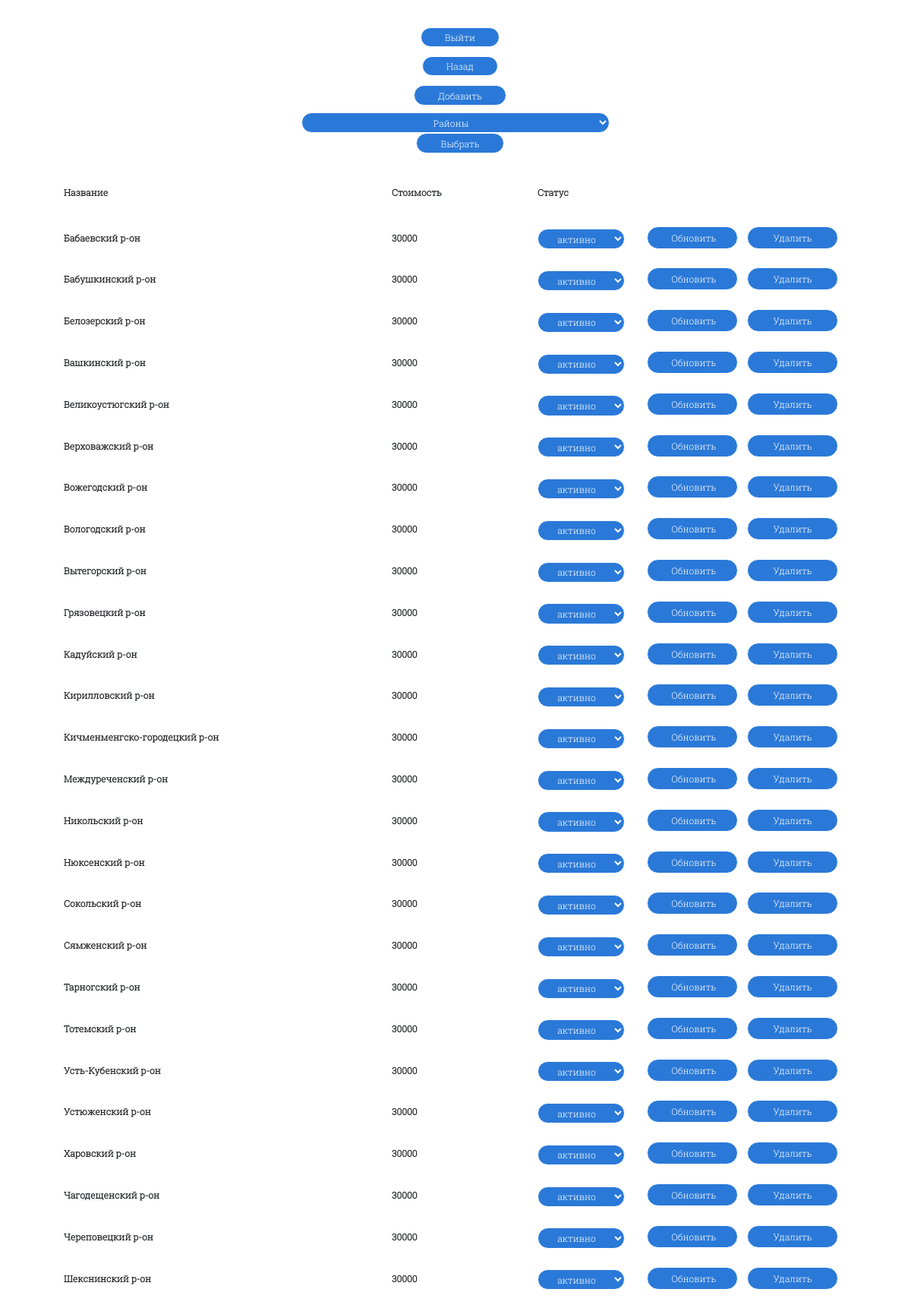
The page /count.php (signed in) on the database its author committed.
### tables this page shows
CREATE TABLE IF NOT EXISTS `area` (
  `id` int NOT NULL AUTO_INCREMENT,
  `name` varchar(100) NOT NULL,
  `value` int NOT NULL,
  `active` varchar(10) NOT NULL DEFAULT 'активно',
  PRIMARY KEY (`id`)
);

### count.php (the view, shortened to what this page needs)
<?php
    include_once 'connect.php';
    $section = $_SESSION['section'];
            ?>
<!DOCTYPE html>
<html lang="ru">
    <head>
        <link href="./bootstrap/bootstrap.min.css" rel="stylesheet">
        <link rel="stylesheet" href="./style.css">
    </head>
    <body class="center_admin">
        <?php
            if(!empty($_SESSION['id'])) {
                ?>
                    <span class="out_admin">
                        <form action="" method="POST">
                            <input class="button_screen_admin_out"  class="text_admin" value="Выйти" name="out" type="submit">
                        </form>
                    </span>
                    <span class="back_admin">
                        <form action="" method="POST">
                            <input class="button_screen_admin_out"  class="text_admin" value="Назад" name="back" type="submit">
                        </form>
                    </span>
                    <span class="back_admin">
                        <a class="button_screen_admin_out" data-bs-toggle="modal" href="#exampleModalToggle" role="button">Добавить</a>
                    </span>
                    <span class="back_admin">
                        <form class="text_admin" method="POST">
                                <span class="back_admin">
                                    <select name="select_option" class="select_admin">
                                        <option selected disabled hidden value="none">
                                            <?php
                                                switch ($_SESSION['section']) {
                                                    case "area":
                                                        echo "Районы";
                                                        break;
                                                }
                                            ?>
                                        </option>
                                    </select>
                                </span>
                                <span class="back_admin">
                                    <input class="button_screen_admin_out"  class="text_admin" value="Выбрать" name="select" type="submit">
                                </span>
                        </form>
                    </span>
                <?php
            }
            if(!isset($_SESSION['id'])) {
                ?>
                    <span class="enter_admin text_admin">Вы не вошли в админ-панель</span>
                    <span class="enter_admin">
                        <form action="" method="POST">
                            <button class="button_screen_admin_enter" name="enter" type="submit">
                                <p class="text_admin">Войти</p>
                            </button>
                        </form>
                    </span>
                <?php
            } else {
        ?>
        <div class="screen_admin none1 none650">
            <p class="text_admin left_block margin_top_bottom">
                <span class=first_table_calculator><?php echo "Название";?></span>
                <span class=second_table_calculator><?php echo "Стоимость";?></span>
                <span class=third_table_calculator><?php echo "Статус";?></span>
            </p>
            <br>
        </div>
        <?php $result = $mysqli-> query("SELECT * FROM `$section`");
            foreach($result as $rows) {?>
                <form class="form_admin" method="POST">
                <div class="screen_admin">
                    <p class="text_admin left_block">
                        <span class="first_table_calculator"><?php echo $rows['name']?></span> <span class="none1150"><br class="none1150"></span>
                        <span class="second_table_calculator"><?php echo $rows['value']?></span> <span class="none1150"><br class="none1150"></span>
                        <span class="third_table_calculator"><?php
                            if($rows['active'] == "активно") {
                                ?><select name="active" class="select_admin">
                                    <option selected disabled hidden value="none">активно</option>
                                </select><?php
                            }?></span>
                        <input class="button_screen_admin"  class="text_admin" value="Обновить" name="change" type="submit">
                        <input class="button_screen_admin"  class="text_admin" value="Удалить" name="delete[<?php echo $rows['id'];?>]" type="submit">
                    </p>
                    <br>
                </div>
                </form>
            <?php
            }
        ?>
    </body>
</html>
<?php
    }
?>

### style.css (style rules this page uses)
* { margin: 0; }
::placeholder { color: #fff; }
@media (min-width: 1150px) { a { text-decoration: none; } }
@media (min-width: 1150px) { .left_block { display: flex; justify-content: left; } }
@media (min-width: 1150px) { .screen_admin { width: 96vw; margin-left: 2vw; } }
@media (min-width: 1150px) { .text_admin { font-weight: 600; font-family: RobotoSlab; font-size: 1vw; } }
@media (min-width: 1150px) { .button_screen_admin { width: 10vw; height: 2.5vw; display: flex; justify-content: center; align-items: center; background-color: #2A79D8; padding: 0.26vw 2.60vw; font-family: RobotoSlab; font-weight: 300; font-size: 1vw; color: #ffffff; border-radius: 1.82vw; border: 0.16vw solid #fff; text-align: center; margin-left: 1vw; } }
@media (min-width: 1150px) { .out_admin { display: flex; align-items: center; flex-direction: column; margin-top: 3vw; } }
@media (min-width: 1150px) { .back_admin { display: flex; align-items: center; flex-direction: column; } }
@media (min-width: 1150px) { .button_screen_admin_out { display: flex; justify-content: center; align-items: center; background-color: #2A79D8; padding: 0.26vw 2.60vw; font-family: RobotoSlab; font-weight: 300; font-size: 1vw; color: #ffffff; border-radius: 1.82vw; border: 0.16vw solid #fff; text-align: center; margin-left: 1vw; margin-bottom: 1vw; } }
@media (min-width: 1150px) { .margin_top_bottom { margin-top: 2vw; margin-bottom: 1vw; } }
@media (min-width: 1150px) { .first_table_calculator { width: 35vw; margin-top: 0.5vw; margin-left: 5vw; margin-right: 1vw; } }
@media (min-width: 1150px) { .second_table_calculator { width: 15vw; margin-top: 0.5vw; margin-right: 1vw; } }
@media (min-width: 1150px) { .third_table_calculator { width: 10vw; margin-top: 0.5vw; margin-right: 1vw; } }
@media (min-width: 1150px) { .select_admin { padding: 0.3vw 1vw; margin-top: -0.2vw; background-color: #2A79D8; outline: none; border: 0.16vw solid #ffffff; border-radius: 1.82vw; text-align: center; font-family: RobotoSlab; font-weight: 300; font-size: 1vw; color: #ffffff; } }

### rows shown on the page
area: name "Бабаевский р-он", value "30000"
area: name "Бабушкинский р-он", value "30000"
area: name "Белозерский р-он", value "30000"
area: name "Вашкинский р-он", value "30000"
area: name "Великоустюгский р-он", value "30000"
area: name "Верховажский р-он", value "30000"
area: name "Вожегодский р-он", value "30000"
area: name "Вологодский р-он", value "30000"
area: name "Вытегорский р-он", value "30000"
area: name "Грязовецкий р-он", value "30000"
area: name "Кадуйский р-он", value "30000"
area: name "Кирилловский р-он", value "30000"
area: name "Кичменменгско-городецкий р-он", value "30000"
area: name "Междуреченский р-он", value "30000"
area: name "Никольский р-он", value "30000"
area: name "Нюксенский р-он", value "30000"
area: name "Сокольский р-он", value "30000"
area: name "Сямженский р-он", value "30000"
area: name "Тарногский р-он", value "30000"
area: name "Тотемский р-он", value "30000"
area: name "Усть-Кубенский р-он", value "30000"
area: name "Устюженский р-он", value "30000"
area: name "Харовский р-он", value "30000"
area: name "Чагодещенский р-он", value "30000"
area: name "Череповецкий р-он", value "30000"
area: name "Шекснинский р-он", value "30000"
